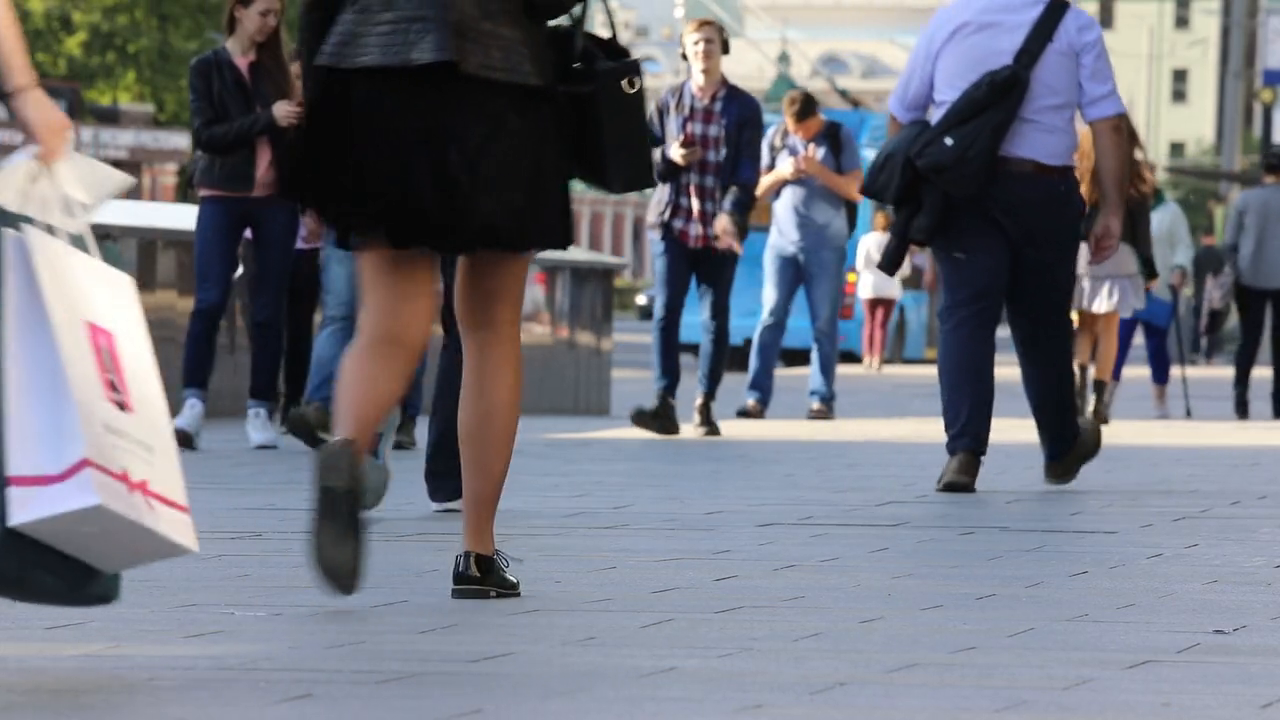
#> input picture frame 25 of HomeWork/test/1.mp4, 1280 x 720 px, given in place of test.mp4, which was not available
$ python hw1.py
#> lines starting #> are read from the running program, lines starting #| are printed output that depends on the picture; after the words box and inside, x2 and y2 are one past the last pixel; in counts of white or black regions, pixels touching at a corner belong together; pictures that were not available may be replaced by others from this repository, and a replacement may not be noted
import numpy as np
import cv2 as cv

cap = cv.VideoCapture('test.mp4')

# params for ShiTomasi corner detection

feature_params = dict(maxCorners=100, qualityLevel=0.5, minDistance=7, blockSize=7)

# Parameters for lucas kanade optical flow
lk_params = dict(winSize=(15, 15),
                 maxLevel=2, criteria=(cv.TERM_CRITERIA_EPS | cv.TERM_CRITERIA_COUNT, 10, 0.03))

# Create some random colors
color = np.random.randint(0, 255, (100, 3))

# Take first frame and find corners in it

ret, old_frame = cap.read()
#> old_frame is the input picture: shape (720, 1280, 3); mean B, G, R 125.6, 116.1, 113.8
old_gray = cv.cvtColor(old_frame, cv.COLOR_BGR2GRAY)
p0 = cv.goodFeaturesToTrack(old_gray, mask=None, **feature_params)
#> p0 = 38 rows, first 8: [506, 567], [726, 52], [631, 87], [1102, 426], [717, 433], [516, 583], [196, 207], [547, 23]

# Create a mask image for drawing purposes
mask = np.zeros_like(old_frame)
while (1):
    ret, frame = cap.read()
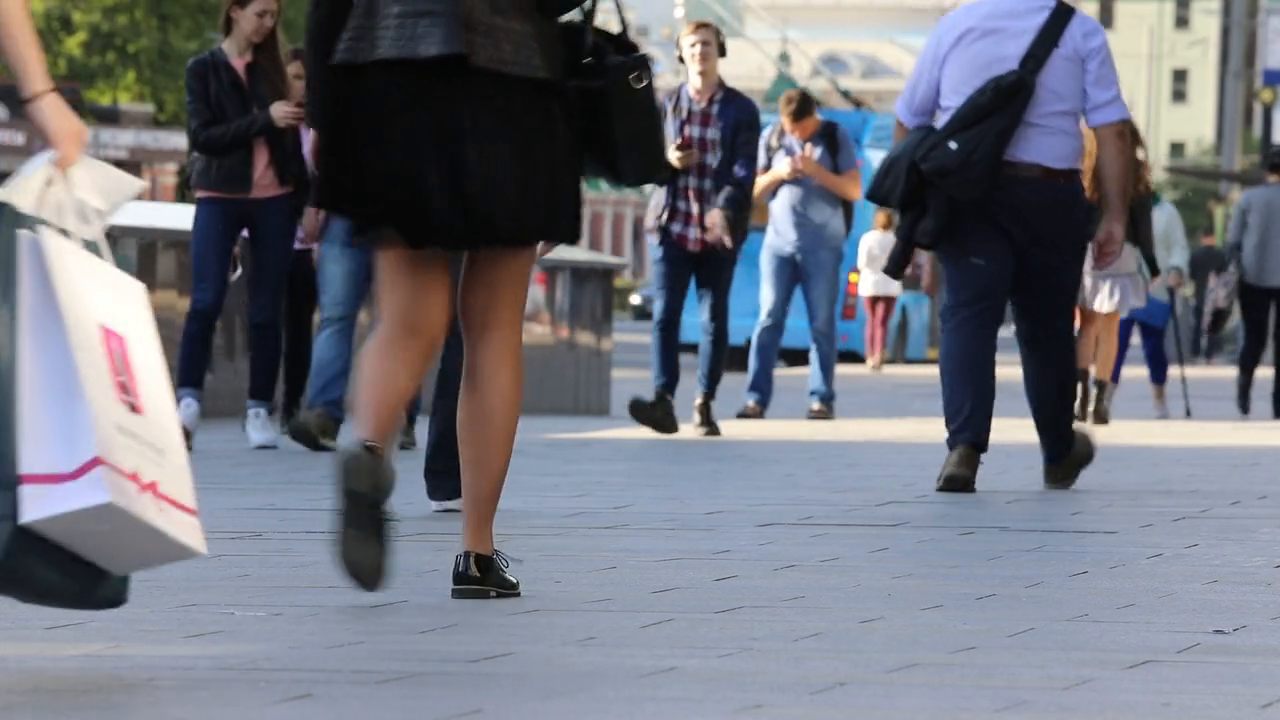
#> input picture frame 26 of HomeWork/test/1.mp4, 1280 x 720 px, given in place of test.mp4, which was not available
#> frame is the input picture: shape (720, 1280, 3); mean B, G, R 125.4, 115.8, 113.2
    for i in range(720):
        frame[i][550] = 0
#> frame: shape (720, 1280, 3); 0.08% of pixels changed, all inside (x1, y1, x2, y2) = (550, 0, 551, 720)

    if not ret:
        print('No frames grabbed!')
        break

    frame_gray = cv.cvtColor(frame, cv.COLOR_BGR2GRAY)
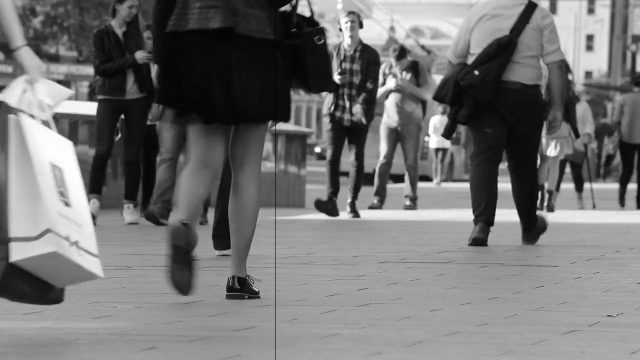
#> frame_gray: shape (720, 1280) (shown at 1/2 size); min 0, max 255, mean 116

    # calculate optical flow

    p1, st, err = cv.calcOpticalFlowPyrLK(old_gray, frame_gray, p0, None, **lk_params)
#> p1 = 38 rows, first 8: [505.6, 567.3], [722.7, 54.76], [638.9, 81.72], [1082.3, 423.2], [717, 433], [515.7, 583.1], [192.8, 206.6], [559, 18.22]; st = 38 values from 1 to 1; err = 38 values, max 81.43 at index 32, min 0.713 at index 37, mean 12.94

    # Select good points

    if p1 is not None:
        good_new = p1[st == 1]
#> good_new = 38 pairs, first value 189.7 to 1088.2, second value 18.22 to 596
        good_old = p0[st == 1]
#> good_old = 38 pairs, first value 193 to 1102, second value 23 to 596
    sum_difference = 0
    count_good = 0
    count_bad = 0
    index_bad = []

    for i in range(len(good_new)):
        if abs(good_new[i][0] - good_old[i][0]) <= 0.1:
            index_bad.append(i)
            count_bad += 1
        else:
            count_good += 1
            sum_difference += abs(good_old[i][0] - good_new[i][0])
#> this loop made 38 passes
#> sum_difference on passes 1, 2, 3, 4, 6, 7, 8, 9: 0.353, 3.64, 11.55, 31.26, 31.56, 34.78, 46.76, 46.88
#> after the loop, count_bad = 4; count_good = 34; index_bad = [4, 25, 28, 37]; sum_difference = 156.9
    if count_good == 0:
        count_good = 1
    avg_shift = sum_difference / count_good
#> avg_shift = 4.61

    for i in index_bad:
        good_new[i][0] += -3 * avg_shift
#> this loop made 4 passes
#> i on passes 1 to 4: 4, 25, 28, 37
    # draw the element
    for i, (new, old) in enumerate(zip(good_new, good_old)):
        a, b = new.ravel()
        c, d = old.ravel()
        mask = cv.line(mask, (int(a), int(b)), (int(c), int(d)),
                       color[i].tolist(), 2)
        frame = cv.circle(frame, (int(a), int(b)), 5, color[i].tolist(), -1)
#> this loop made 38 passes
#> (a, b, c, d) on passes 1 to 8: (505.6, 567.3, 506, 567), (722.7, 54.76, 726, 52), (638.9, 81.72, 631, 87), (1082.3, 423.2, 1102, 426), (703.2, 433, 717, 433), (515.7, 583.1, 516, 583), (192.8, 206.6, 196, 207), (559, 18.22, 547, 23)
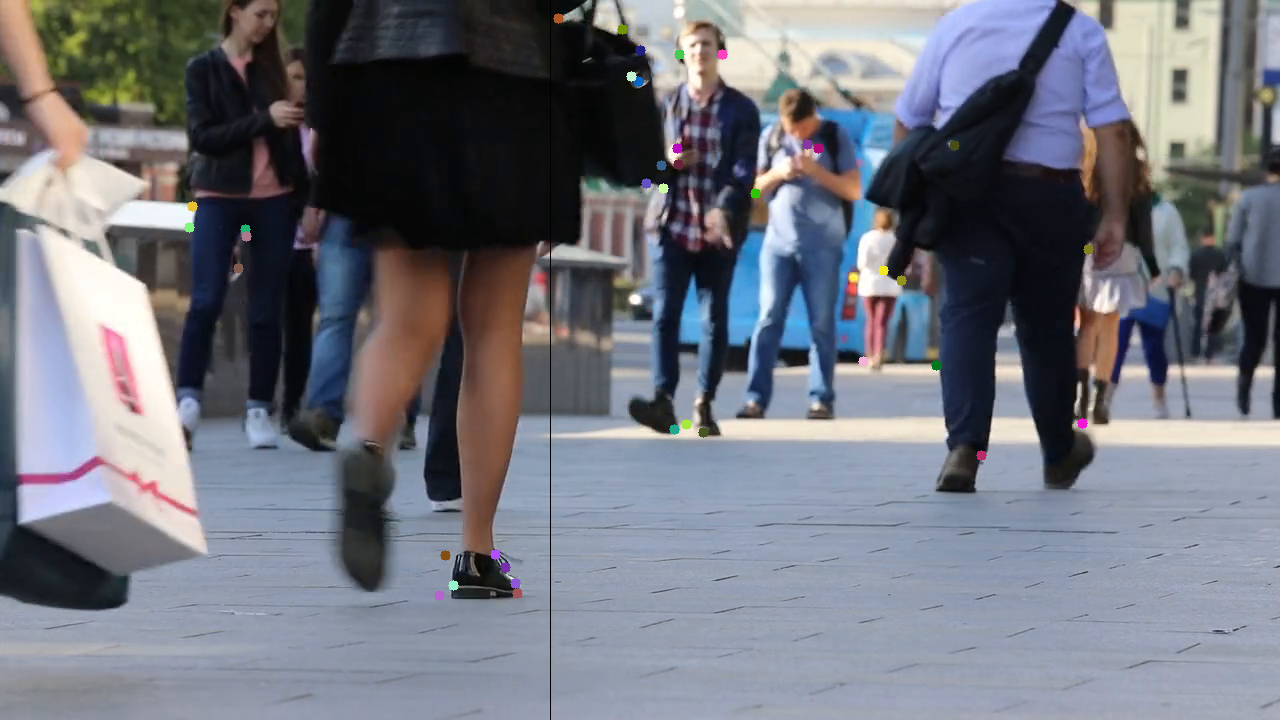
#> frame: shape (720, 1280, 3); mean B, G, R 125.3, 115.8, 113.2
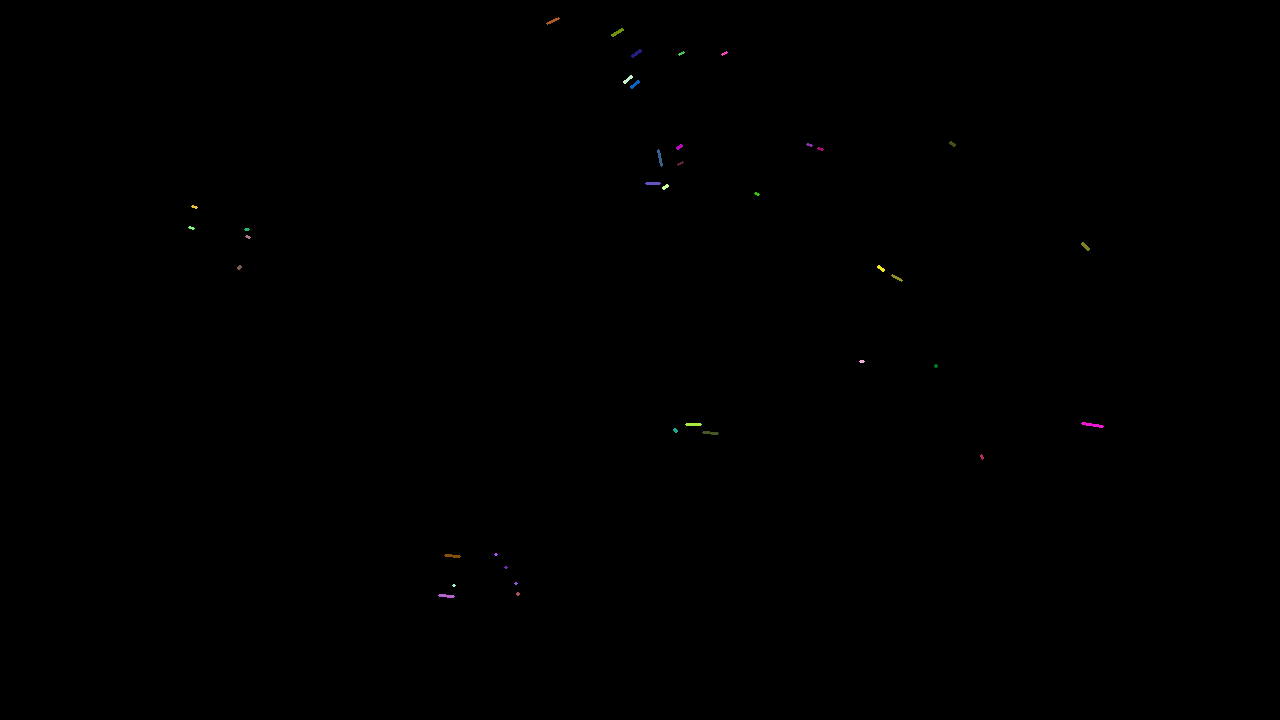
#> mask: shape (720, 1280, 3); mean of channels 0, 1, 2 0.1, 0.1, 0.1; drawn as B, G, R
    img = cv.add(frame, mask)

    cv.imshow('frame', img)
    k = cv.waitKey(30) & 0xff
#> (key Esc is pressed here)

    if k == 27:
        break
    # Now update the previous frame and previous points
    old_gray = frame_gray.copy()
    p0 = good_new.reshape(-1, 1, 2)
cv.destroyAllWindows()

$ run again, starting later in the video
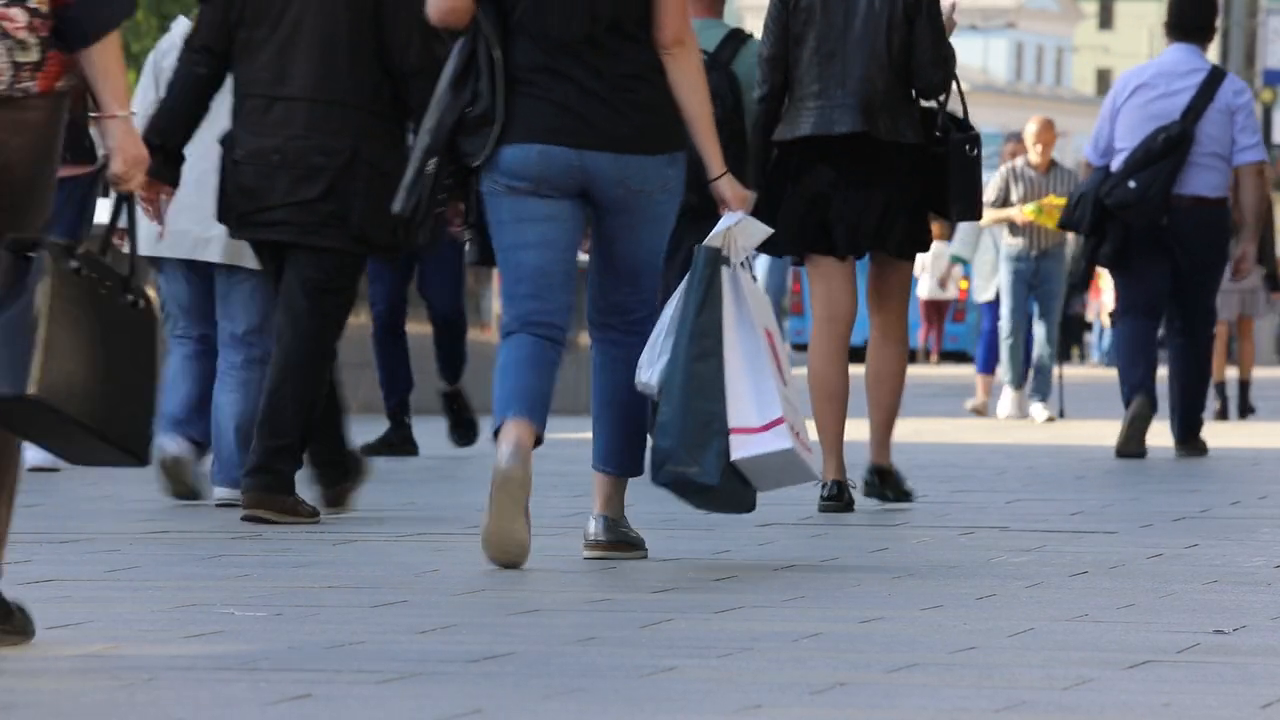
#> input picture frame 112 of HomeWork/test/1.mp4, 1280 x 720 px, given in place of test.mp4, which was not available
#> old_frame is the input picture: shape (720, 1280, 3); mean B, G, R 108.6, 97, 93
#> p0 = [[918, 255], [1097, 268], [772, 231], [732, 459], [96, 222], [927, 250], [1109, 314], [954, 82], [850, 365], [99, 199]]
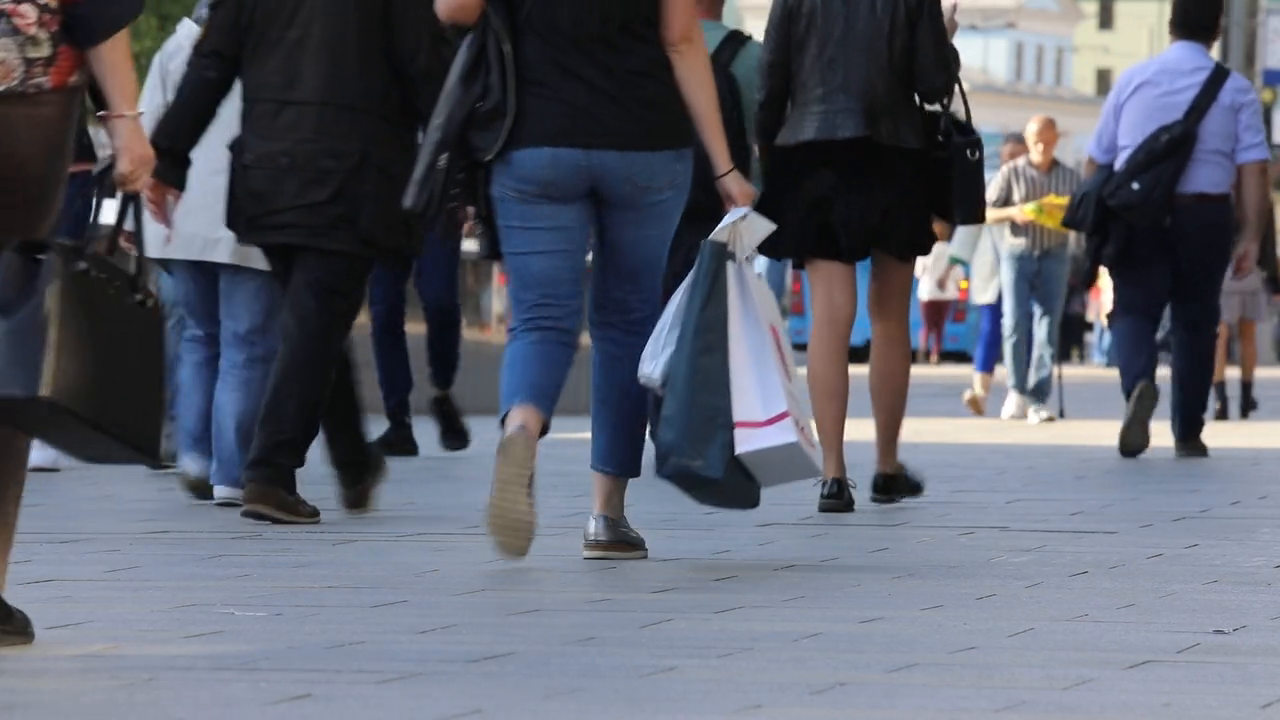
#> input picture frame 113 of HomeWork/test/1.mp4, 1280 x 720 px, given in place of test.mp4, which was not available
#> frame is the input picture: shape (720, 1280, 3); mean B, G, R 108.9, 97, 93.2
#> p1 = [[918.3, 258.3], [1099.9, 267.7], [775.1, 226.8], [736.5, 452.9], [101, 222.1], [928.2, 253.2], [1106.5, 315.3], [956.7, 85.37], [849.7, 365.2], [104.9, 199.9]]; st = [1, 1, 1, 1, 1, 1, 1, 1, 1, 1]; err = [11.43, 13.23, 10.95, 3.43, 12.01, 13.8, 10.12, 12.45, 2.41, 9.29]
#> good_new has the same summary as p1
#> good_old has the same summary as p0
#> the loop `for i in range(len(good_new)):` made 10 passes
#> sum_difference on passes 1 to 8: 0.284, 3.14, 6.27, 10.77, 15.79, 17.01, 19.53, 22.24
#> after the loop `for i in range(len(good_new)):`: count_bad = 0; count_good = 10; index_bad = []; sum_difference = 28.38
#> avg_shift = 2.84
#> the loop `for i, (new, old) in enumerate(zip(good_new, good_old)):` made 10 passes
#> (a, b, c, d) on passes 1 to 8: (918.3, 258.3, 918, 255), (1099.9, 267.7, 1097, 268), (775.1, 226.8, 772, 231), (736.5, 452.9, 732, 459), (101, 222.1, 96, 222), (928.2, 253.2, 927, 250), (1106.5, 315.3, 1109, 314), (956.7, 85.37, 954, 82)
#> after the loop `for i, (new, old) in enumerate(zip(good_new, good_old)):`:
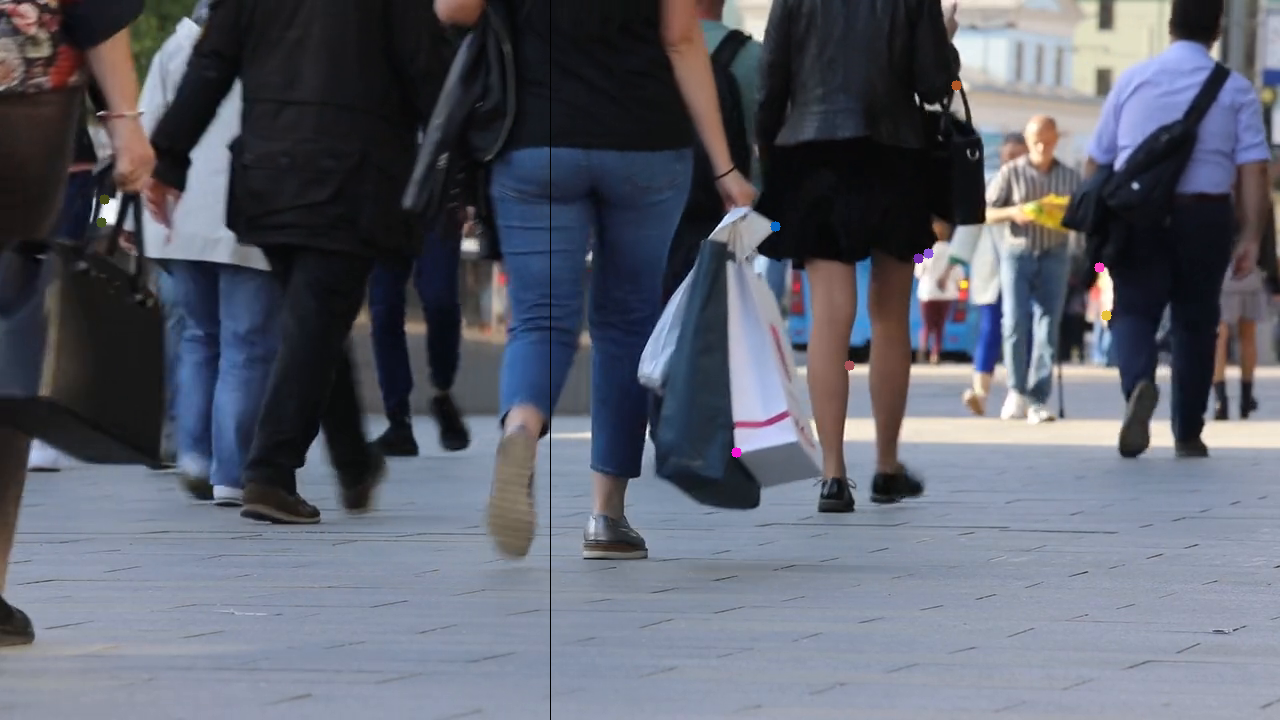
#> frame: shape (720, 1280, 3); mean B, G, R 108.8, 96.9, 93.2
